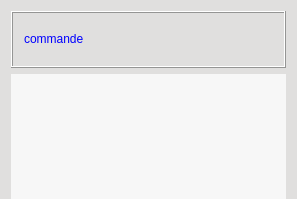
<?xml version="1.0" encoding="UTF-8"?>
<ui version="4.0">
 <class>WidgetOptionnel</class>
 <widget class="QWidget" name="WidgetOptionnel">
  <property name="geometry">
   <rect>
    <x>0</x>
    <y>0</y>
    <width>297</width>
    <height>199</height>
   </rect>
  </property>
  <property name="sizePolicy">
   <sizepolicy hsizetype="Expanding" vsizetype="Expanding">
    <horstretch>0</horstretch>
    <verstretch>0</verstretch>
   </sizepolicy>
  </property>
  <property name="minimumSize">
   <size>
    <width>0</width>
    <height>0</height>
   </size>
  </property>
  <property name="windowTitle">
   <string>WidgetOptionnel</string>
  </property>
  <property name="styleSheet">
   <string notr="true">background-color : rgb(224,223,222);
font : 'times' 9px</string>
  </property>
  <layout class="QVBoxLayout" name="verticalLayout">
   <property name="bottomMargin">
    <number>0</number>
   </property>
   <item>
    <widget class="QFrame" name="frame_2">
     <property name="sizePolicy">
      <sizepolicy hsizetype="Expanding" vsizetype="Fixed">
       <horstretch>0</horstretch>
       <verstretch>0</verstretch>
      </sizepolicy>
     </property>
     <property name="frameShape">
      <enum>QFrame::Box</enum>
     </property>
     <property name="frameShadow">
      <enum>QFrame::Raised</enum>
     </property>
     <layout class="QHBoxLayout" name="horizontalLayout">
      <item>
       <widget class="QLabel" name="GeneaLabel">
        <property name="sizePolicy">
         <sizepolicy hsizetype="Preferred" vsizetype="Fixed">
          <horstretch>0</horstretch>
          <verstretch>0</verstretch>
         </sizepolicy>
        </property>
        <property name="minimumSize">
         <size>
          <width>0</width>
          <height>31</height>
         </size>
        </property>
        <property name="frameShape">
         <enum>QFrame::NoFrame</enum>
        </property>
        <property name="frameShadow">
         <enum>QFrame::Raised</enum>
        </property>
        <property name="text">
         <string>&lt;html&gt;&lt;head/&gt;&lt;body&gt;&lt;p&gt;&lt;span style=&quot; color:#0000ff;&quot;&gt;commande &lt;/span&gt;&lt;/p&gt;&lt;/body&gt;&lt;/html&gt;</string>
        </property>
       </widget>
      </item>
      <item>
       <spacer name="horizontalSpacer">
        <property name="orientation">
         <enum>Qt::Horizontal</enum>
        </property>
        <property name="sizeHint" stdset="0">
         <size>
          <width>1037</width>
          <height>20</height>
         </size>
        </property>
       </spacer>
      </item>
     </layout>
    </widget>
   </item>
   <item>
    <widget class="QWidget" name="widget_2" native="true">
     <property name="sizePolicy">
      <sizepolicy hsizetype="Expanding" vsizetype="Preferred">
       <horstretch>0</horstretch>
       <verstretch>0</verstretch>
      </sizepolicy>
     </property>
     <layout class="QVBoxLayout" name="verticalLayout_3">
      <property name="spacing">
       <number>0</number>
      </property>
      <property name="leftMargin">
       <number>0</number>
      </property>
      <property name="topMargin">
       <number>0</number>
      </property>
      <property name="rightMargin">
       <number>0</number>
      </property>
      <property name="bottomMargin">
       <number>0</number>
      </property>
      <item>
       <widget class="QScrollArea" name="scrollAreaCommandesOptionnelles">
        <property name="sizePolicy">
         <sizepolicy hsizetype="Expanding" vsizetype="Expanding">
          <horstretch>0</horstretch>
          <verstretch>0</verstretch>
         </sizepolicy>
        </property>
        <property name="styleSheet">
         <string notr="true">background : rgb(247,247,247)</string>
        </property>
        <property name="frameShape">
         <enum>QFrame::NoFrame</enum>
        </property>
        <property name="lineWidth">
         <number>0</number>
        </property>
        <property name="widgetResizable">
         <bool>true</bool>
        </property>
        <widget class="QWidget" name="groupesOptionnelsW">
         <property name="geometry">
          <rect>
           <x>0</x>
           <y>0</y>
           <width>279</width>
           <height>131</height>
          </rect>
         </property>
         <property name="sizePolicy">
          <sizepolicy hsizetype="Preferred" vsizetype="Preferred">
           <horstretch>0</horstretch>
           <verstretch>0</verstretch>
          </sizepolicy>
         </property>
         <layout class="QVBoxLayout" name="groupesOptionnelsLayout">
          <item>
           <spacer name="verticalSpacer">
            <property name="orientation">
             <enum>Qt::Vertical</enum>
            </property>
            <property name="sizeHint" stdset="0">
             <size>
              <width>20</width>
              <height>75</height>
             </size>
            </property>
           </spacer>
          </item>
         </layout>
        </widget>
       </widget>
      </item>
     </layout>
    </widget>
   </item>
  </layout>
 </widget>
 <layoutdefault spacing="6" margin="11"/>
 <pixmapfunction>qPixmapFromMimeSource</pixmapfunction>
 <resources/>
 <connections/>
</ui>
